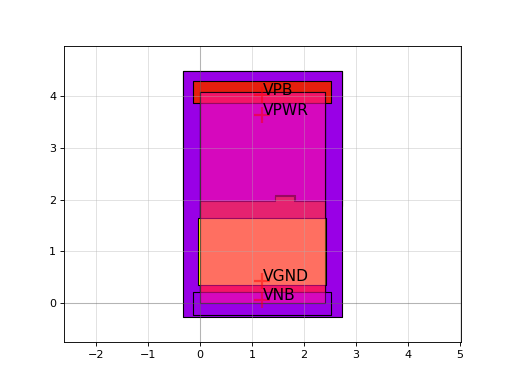

This figure's Python source:
import sky130

c = sky130.components.sky130_fd_sc_hvl__buf_1()
c.plot()
